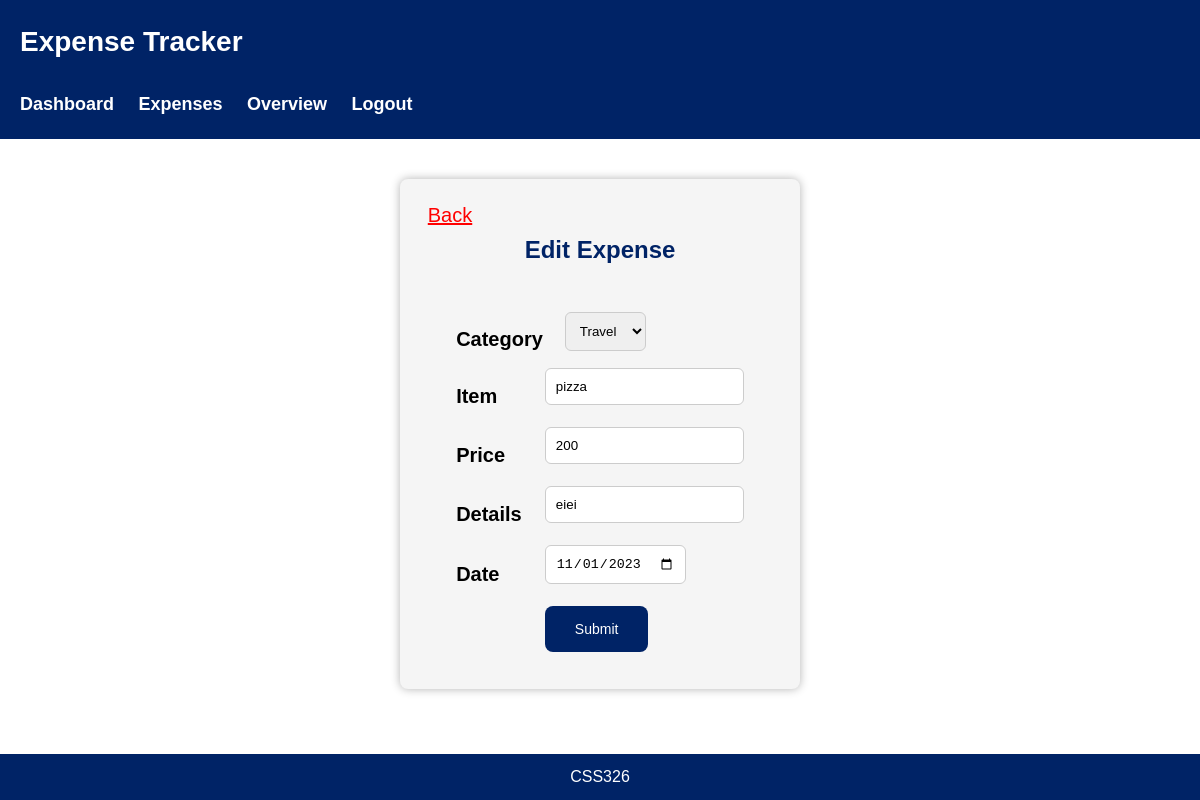
The app's page /addedit_expense.php?id=27 (signed in) with its own data.
### tables this page shows
CREATE TABLE `expense` (
  `id` int(11) NOT NULL,
  `category_id` int(11) NOT NULL,
  `item` varchar(255) NOT NULL,
  `price` float NOT NULL,
  `details` text NOT NULL,
  `expense_date` date NOT NULL,
  `user_id` int(11) NOT NULL
);

### functions.php (called while the page is built, shortened)
<?php
function checkvalue($data){
    global $con;
    if(isset($data) && !empty($data)){
        return mysqli_real_escape_string($con, $data);
    }
    return '';
}
?>

### addedit_expense.php (the view, shortened to what this page needs)
<?php
include('connect_user.php');
include('header.php');
include('functions.php');
$item="";
$price="";
$details="";
$expense_date="";
$label = "Add";
if(isset($_GET['id']) && $_GET['id']>0){
   	$label="Edit";
	$id=checkvalue($_GET['id']);
	$result=mysqli_query($con,"select * from expense where id='$id'");
	$row = mysqli_fetch_assoc($result);
	$item = $row['item'];
	$price = $row['price'];
	$details = $row['details'];
	$expense_date = $row['expense_date'];
 }
?>
<!DOCTYPE html>
<html lang="en">
<head>
    <link rel="stylesheet" href="styles.css">
</head>
<body>
    <main>
        <div class="form-container" style="margin: 20px auto; max-width: 400px;">
 		<a class="addex" href="expense.php" >Back</a>
           <h2 style="margin-bottom: 20px;"><?php echo $label ?> Expense</h2>
            <form action="" method="POST" style="display: flex; flex-direction: column; align-items: center;">
                <table>
                    <tr>
                        <td class="budget-label">Category</td>
                        <td style="padding-left: 20px;">
                            <select name="category_id">
                                <?php
                                $categoryq = 'SELECT category_id, name FROM category;';
                                if ($result = $con->query($categoryq)) {
                                    while ($row = $result->fetch_array()) {
                                        echo '<option value="' . $row[0] . '">' . $row[1] . '</option>';
                                    }
                                } else {
                                    echo 'Query error: ' . $con->error;
                                }
                                ?>
                            </select>
                        </td>
                    </tr>
                    <tr>
                        <td class="budget-label">Item</td>
                        <td><input type="text" name="item" required value="<?php echo $item ?>" style="margin-bottom: 20px;"></td>
                    </tr>
                    <tr>
                        <td class="budget-label">Price</td>
                        <td><input type="text" name="price" required value="<?php echo $price ?>" style="margin-bottom: 20px;"></td>
                    </tr>
                    <tr>
                        <td class="budget-label">Details</td>
                        <td><input type="text" name="details" required value="<?php echo $details ?>" style="margin-bottom: 20px;"></td>
                    </tr>
                    <tr>
                        <td class="budget-label">Date</td>
                        <td><input type="date" name="expense_date" required value="<?php echo $expense_date ?>" style="margin-bottom: 20px;"></td>
                    </tr>
                    <tr>
                        <td></td>
                        <td class="budget-label"><input type="submit" name="submit" value="Submit" class="custom-submit-button"></td>
                    </tr>
                </table>
            </form>
        </div>
    </main>
    <footer>
        <p>CSS326</p>
    </footer>
</body>
</html>

### styles.css (style rules this page uses)
* { margin: 0; padding: 0; box-sizing: border-box; }
body { font-family: Arial, sans-serif; line-height: 1.6; }
main { padding: 20px; }
footer { text-align: center; padding: 10px; background-color: #002366; color: #fff; position: fixed; bottom: 0; width: 100%; }
.form-container { display: flex; flex-direction: column; align-items: center; background-color: #f5f5f5; border-radius: 8px; box-shadow: 0 0 10px rgba(0, 0, 0, 0.3); padding: 20px; margin-top: 20px; }
.form-container h2 { text-align: center; }
form { width: 100%; display: flex; flex-direction: column; margin-bottom: 15px; }
input[type="text"], input[type="password"], select, input[type="date"] { padding: 10px; margin-bottom: 15px; border-radius: 6px; border: 1px solid #ccc; }
.custom-submit-button { padding: 15px 30px; border: none; border-radius: 8px; background-color: #002366; color: #fff; font-size: 14px; cursor: pointer; transition: background-color 0.3s; }
h2 { margin-bottom: 15px; text-align: center; color: #002366; }
.budget-label { font-weight: bold; font-size: 20px; }
a { text-decoration: none; color: #555; color: red; }
.addex { text-decoration: none; color: red; font-size: 20px; margin-right: 300px; text-decoration: underline; }

### records on screen
expense: item "pizza", price "200", details "eiei", expense_date "11/01/2023"

### other values on screen
$label "Edit"
form field category_id "Travel"
